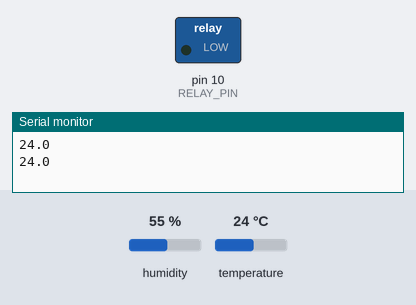
Recording of a sketch running on a simulated Arduino Uno, built with avr-gcc and run on an emulated ATmega328P. On the bench: switched loads named in the sketch (green lamp = pin HIGH), the last lines printed to the serial monitor. The inputs (shaded band) are chosen by the test bench; at power-on: temperature 24 °C, humidity 55 %.

Above: at 5.8 s.
5.9 s: temperature set to 21 °C
At 10.8 s:
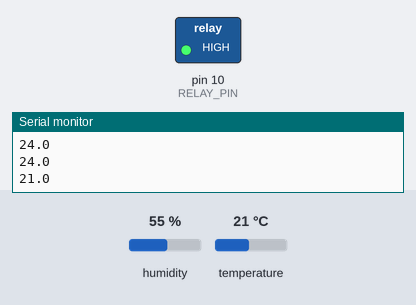
11.9 s: temperature set to 28 °C
At 15.5 s:
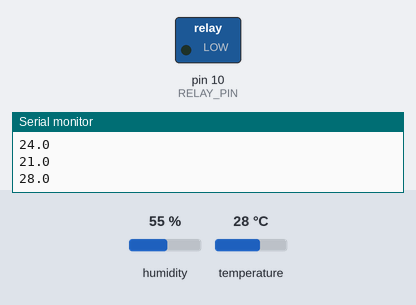
17.9 s: temperature set to 12 °C
At 21.3 s:
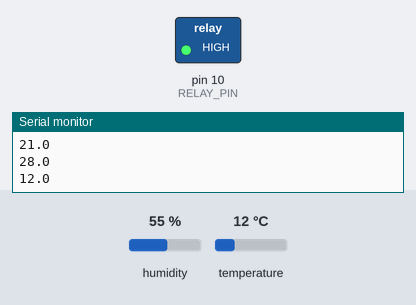
Timing chart, 0 to 22.8 s (numbered marks = the images above; inputs shaded):
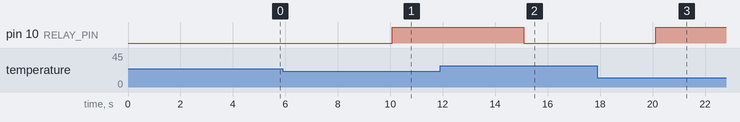

Measured:
- the behaviour switches between 23 and 22 °C on temperature (found by bisection; images 0 and 1)
- after the input at 5.9 s, pin 10 (RELAY_PIN): LOW → HIGH after 4.2 s
- after the input at 11.9 s, pin 10 (RELAY_PIN): HIGH → LOW after 3.2 s
- after the input at 17.9 s, pin 10 (RELAY_PIN): LOW → HIGH after 2.2 s

The sketch:

thermostat-temp.ino
```cpp
#include <DHT.h>

#define DHT_PIN 4
#define DHT_TYPE DHT11
#define RELAY_PIN 10

DHT dht(DHT_PIN, DHT_TYPE);

float setpoint = 23.0;
float _step = 0.5;

void setup ()
{
  Serial.begin(115200);

  pinMode (RELAY_PIN, OUTPUT); // Define port attribute is output;
  digitalWrite (RELAY_PIN, LOW);
}

void loop ()
{
  dht.begin();
  float t = dht.readTemperature();
  Serial.println((float)t, 1);

  if (t < setpoint-_step) {
    digitalWrite (RELAY_PIN, HIGH); // relay conduction;
  } else if (t > setpoint+_step) {
    digitalWrite (RELAY_PIN, LOW); // relay switch is turned off;
  }

  delay (5000);
}
```
